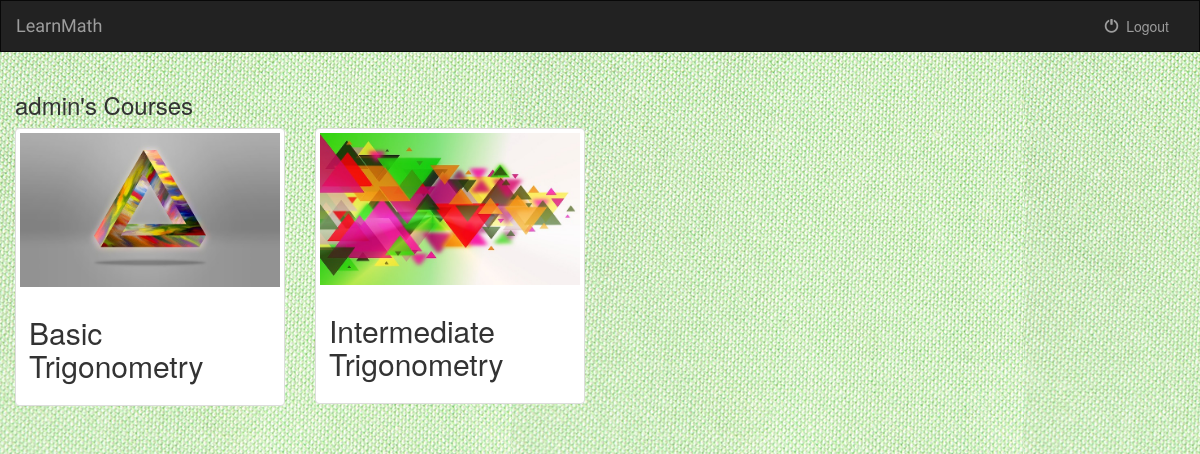
The app's page / (signed in) with its own data.
### learning/models.py (models this page shows, shortened)
class Course(models.Model):
    course_name = models.CharField(max_length=250)
    course_logo = models.FileField()
    course_description = models.CharField(max_length=250)

### learning/views.py (the view)
# urls.py: url(r'^$', views.index, name='index'),
def index(request):
    if not request.user.is_authenticated():
        return render(request, 'learning/login.html')
    else:
        course_results = Course.objects.all()
        return render(request, 'learning/index.html',{'courses':course_results})

### learning/templates/learning/index.html (shortened to what this page needs)
{% extends 'learning/base.html' %}
{% block body %}
<div class="courses-container container-fluid">
    <div class="row">
        <div class="col-sm-12">
            <h3>{{ user.username }}'s Courses</h3>
        </div>
         {% if courses %}
          {% for course in courses %}
               <div class="col-sm-20 col-lg-3">
                    <div class="thumbnail">
                        <a href="{% url 'learning:detail' course.id %}">
                            <img src="{{ course.course_logo.url }}">
                        </a>
                        <div class="caption">
                            <h2>{{ course.course_name }}</h2>
                        </div>
                 </div>
                </div>
            {% endfor %}
        {% else %}
            <div class="col-sm-12">
                <br>
                 <h2> No course to display </h2>
            </div>
        {% endif %}
        </div>
    </div>
{% endblock %}

### learning/static/learning/style.css (style rules this page uses)
body { background: green url("images/background.jpg"); }

### records on screen
Course: course_logo (picture), course_name "Basic Trigonometry"
Course: course_logo (picture), course_name "Intermediate Trigonometry"

### other values on screen
{{ user.username }} "admin"
